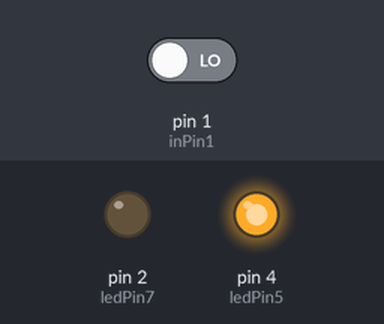
The sketch below on a simulated Arduino Uno, built with avr-gcc and run on an emulated ATmega328P. On the bench: output pins drawn as LEDs (lit = HIGH). The inputs (shaded band) are chosen by the test bench; at power-on: pin 1 (inPin1) LOW.

Above: at 10.8 s.
10.9 s: pin 1 (inPin1) driven HIGH
At 15.9 s:
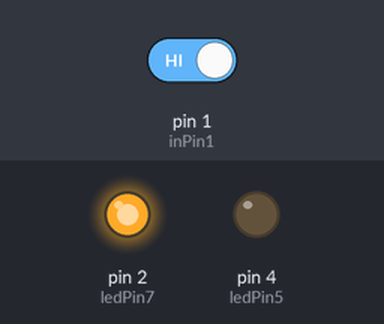
21.5 s: pin 1 (inPin1) driven LOW
At 25.9 s:
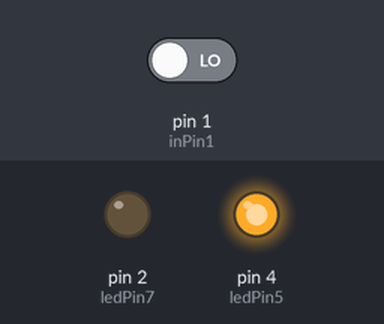
Timing chart, 0 to 27.4 s (numbered marks = the images above; inputs shaded):
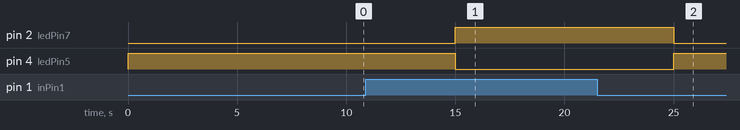

The sketch:

LDR.ino
```cpp
int ledPin7=2;
int ledPin5=4;
int ledPin13=8;

int inPin1=1;//vcc
 int Valor=0;// valor del pulsador

void setup()
{

 pinMode(ledPin7,OUTPUT); // designa la salida al pin
 pinMode(ledPin5,OUTPUT);

 pinMode(inPin1,INPUT);//DESIGNA ENTRADA DEL VCC

}

void Apaga()
{
  digitalWrite(ledPin7,LOW);
  digitalWrite(ledPin5,LOW);
}

void loop()
{
Valor=digitalRead(inPin1);
     if (Valor ==HIGH)
     {
       digitalWrite(ledPin7,HIGH);
       delay(5000);
        Apaga();
     }
     else
     {
          digitalWrite(ledPin5,HIGH);
          delay(5000);
          Apaga();
     }
  // put your main code here, to run repeatedly:
}
```

Measured:
- after the input at 10.9 s, pin 2 (ledPin7): LOW → HIGH after 4.1 s; pin 4 (ledPin5): HIGH → LOW after 4.1 s
- after the input at 21.5 s, pin 2 (ledPin7): HIGH → LOW after 3.5 s; pin 4 (ledPin5): LOW → HIGH after 3.5 s
